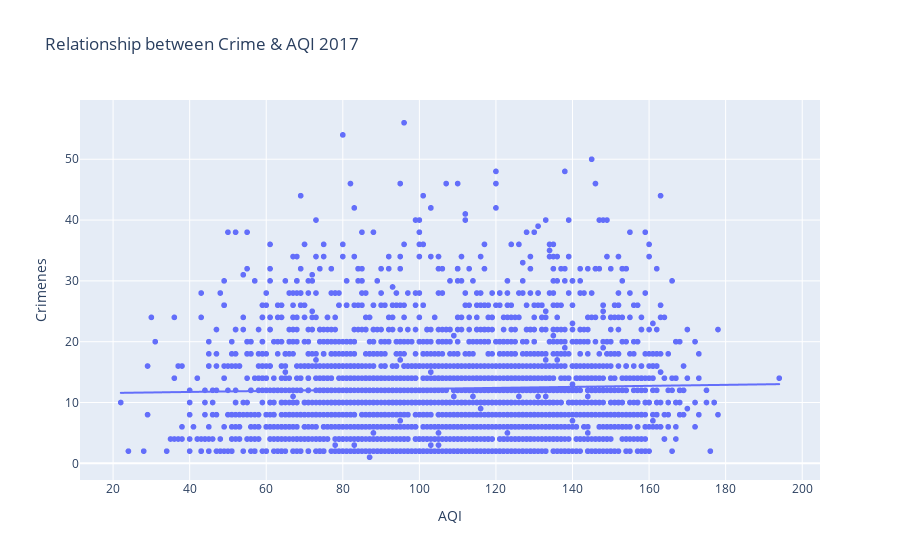

The cell this chart's notebook holds for it:
### Code cell
import plotly.express as px
figure = px.scatter(data_frame = df_all_2017, x="AQI",
                    y="Crimenes", 
                    trendline="ols", 
                    title="Relationship between Crime & AQI 2017")
figure.show()

### Figure 1 — Plotly figure (JSON) as saved in the notebook; plotly's stock layout.template omitted (floating-point values rounded to 4 significant figures; data arrays with more than 128 entries replaced by an {"elided": "..."} marker saying what was removed)
{"data": [{"hovertemplate": "AQI=%{x}<br>Crimenes=%{y}<extra></extra>", "legendgroup": "", "marker": {"color": "#636efa", "symbol": "circle"}, "mode": "markers", "name": "", "showlegend": false, "type": "scattergl", "x": {"elided": "2897 int values"}, "xaxis": "x", "y": {"elided": "2897 int values"}, "yaxis": "y"}, {"hovertemplate": "<b>OLS trendline</b><br>Crimenes = 0.00834469 * AQI + 11.4036<br>R<sup>2</sup>=0.000960<br><br>AQI=%{x}<br>Crimenes=%{y} <b>(trend)</b><extra></extra>", "legendgroup": "", "marker": {"color": "#636efa", "symbol": "circle"}, "mode": "lines", "name": "", "showlegend": false, "type": "scattergl", "x": {"elided": "2897 int values"}, "xaxis": "x", "y": {"elided": "2897 float values"}, "yaxis": "y"}], "layout": {"autosize": true, "legend": {"tracegroupgap": 0}, "title": {"text": "Relationship between Crime & AQI 2017"}, "xaxis": {"anchor": "y", "autorange": true, "domain": [0, 1], "range": [11.75, 204.2], "title": {"text": "AQI"}, "type": "linear"}, "yaxis": {"anchor": "x", "autorange": true, "domain": [0, 1], "range": [-3.539, 60.54], "title": {"text": "Crimenes"}, "type": "linear"}}}
